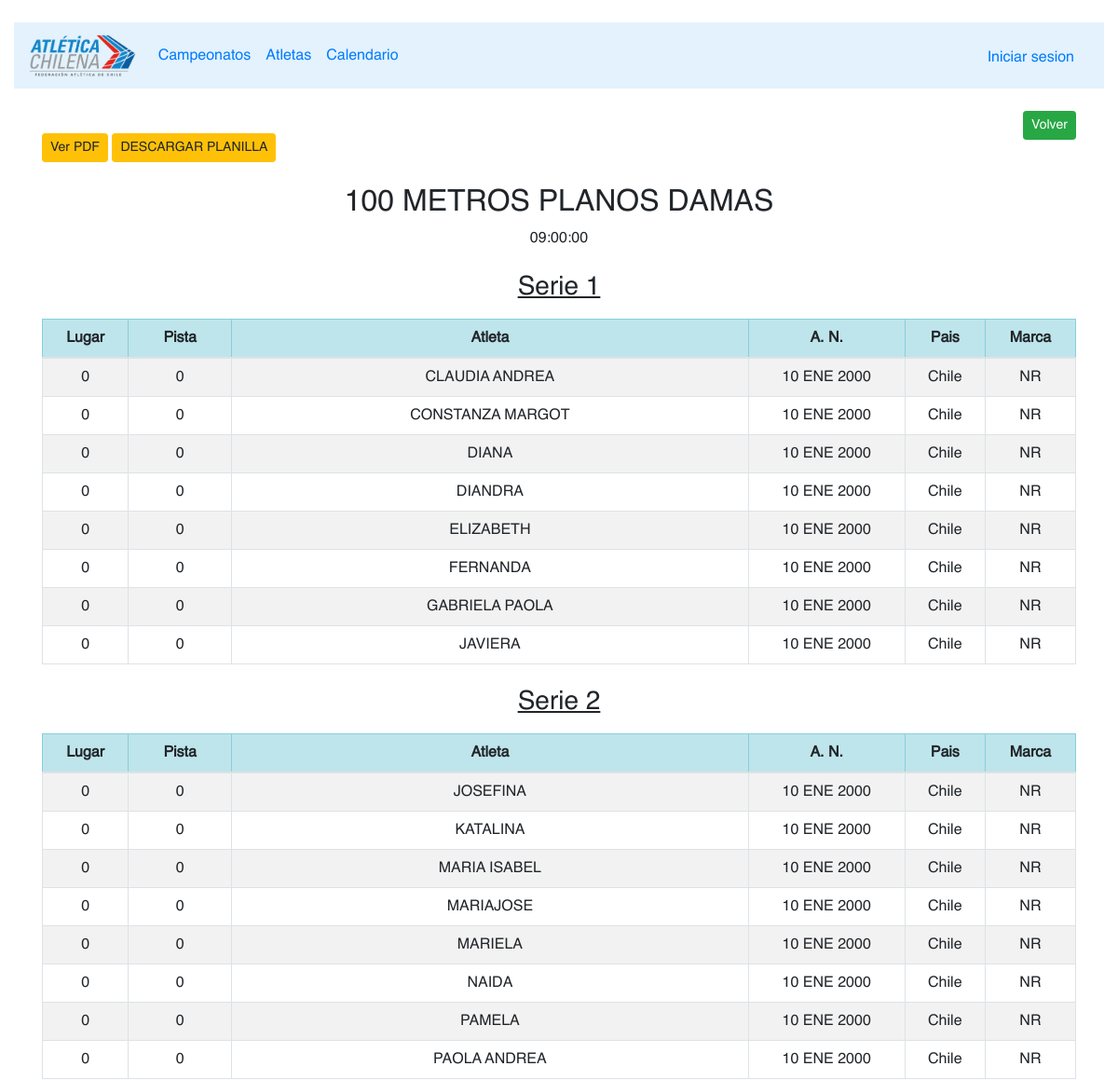
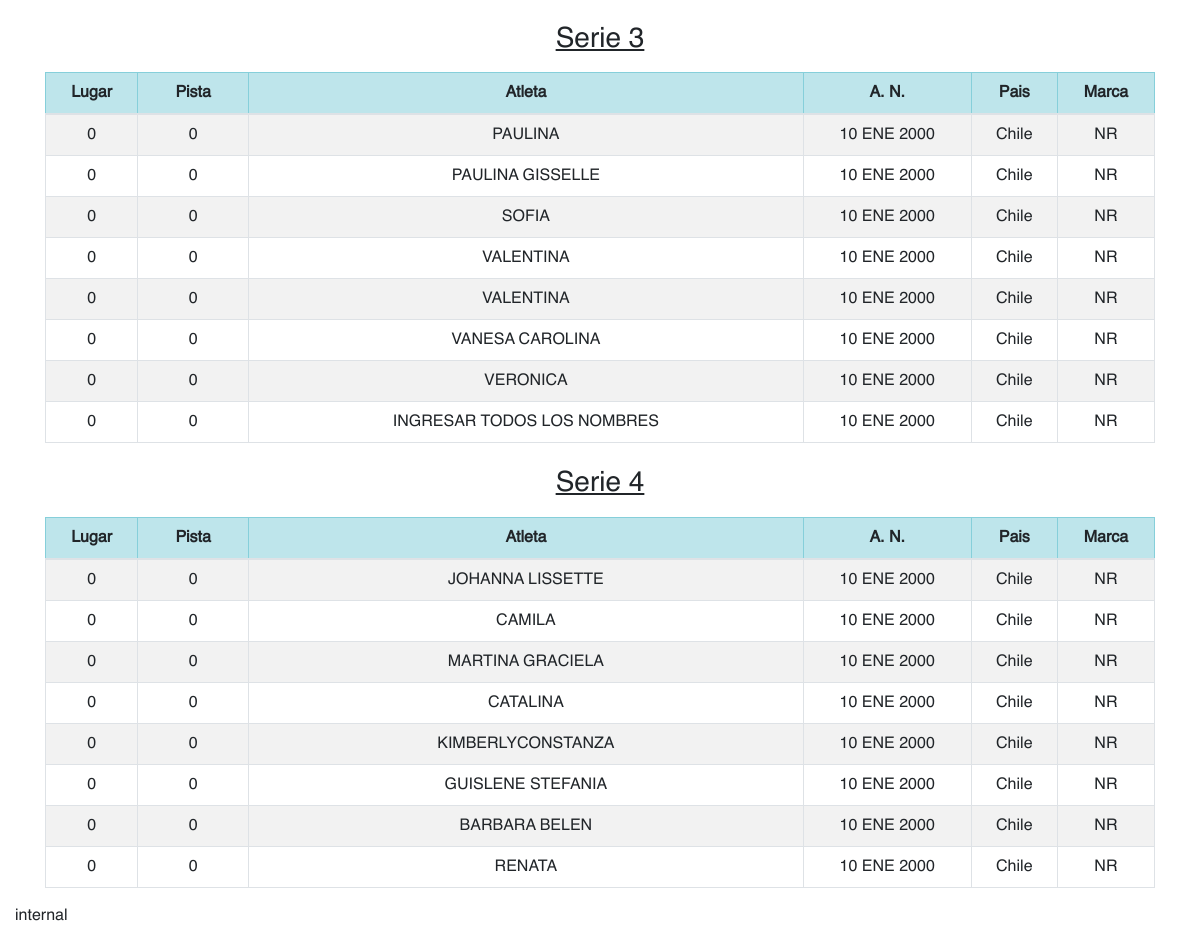
Page /competition/results/1 (signed in) on the committed database (2 pictures, top to bottom).
### apps/competitions/models.py (models this page shows, shortened)
class competitions(models.Model):
    eventId = models.ForeignKey(events,null=False,blank=False,on_delete=models.CASCADE)
    stageId = models.ForeignKey(stages,null=False,blank=False,on_delete=models.CASCADE)
    round = models.IntegerField(choices=ROUND_CHOICES,null=False,blank=False,default=1)
    initDate = models.CharField(max_length=200,null=False,blank=False,default='08:00')
    gender = models.IntegerField(choices=GENDER_CHOICES,null=False,blank=False,default=0)
    comb= models.CharField(max_length=200,null=False,blank=False,default='NO')
    def get_gender(self):
        return GENDER_CHOICES[self.gender][1]
    def name(self):
        return "%s %s"%(self.eventId.name(),self.get_gender())
    def type(self):
        return self.eventId.eventType

class events(models.Model):
    eventName = models.CharField(max_length=200,null=False,blank=False,default='EVENTO ..')
    eventType = models.IntegerField(choices=EVENT_TYPE_CHOICES,null=False,blank=False,default=1)
    def name(self):
        return self.eventName

class asbtractHeats(models.Model):
    competitionId = models.ForeignKey(competitions,related_name="%(class)s",null=False,blank=False,on_delete=models.CASCADE)
    numberHeat = models.IntegerField()
    observation = models.CharField(max_length=200,default='S/O')
    class Meta:
        abstract = True

class speedHeats(asbtractHeats):
    def serie(self):
        return "Serie %s"%(self.numberHeat)

class abstractAssignments(models.Model):
    athleteId = models.ForeignKey(athletes,related_name='relatedAthle',null=False,blank=False,on_delete=models.CASCADE)
    personalBest = models.CharField(max_length=200,default='NPB')
    result = models.CharField(max_length=200,default='NR')
    place = models.IntegerField(default=0)

class speedAssignments(abstractAssignments):
    heatId = models.ForeignKey(speedHeats,related_name='asign',null=False,blank=False,on_delete=models.CASCADE)
    line = models.IntegerField(default=0)
    def athlete(self):
        return self.athleteId.name()

class abstractAssignments(models.Model):
    athleteId = models.ForeignKey(athletes,related_name='relatedAthle',null=False,blank=False,on_delete=models.CASCADE)
    personalBest = models.CharField(max_length=200,default='NPB')
    result = models.CharField(max_length=200,default='NR')
    place = models.IntegerField(default=0)

### apps/athletes/models.py (models this page shows, shortened)
class athletes(models.Model):
    athleteName = models.CharField(max_length=200,null=False,blank=False,default='Nombre')
    athleteSurname = models.CharField(max_length=200,null=False,blank=False,default='Apellido')
    dni = models.CharField(max_length=200,null=False,blank=False,default='0.0.0-0')
    gender = models.IntegerField(choices=GENDER_CHOICES,null=False,blank=False,default=1)
    def name(self):
        return self.athleteName

### apps/competitions/views.py (the view)
# urls.py: path('results/<int:cp_id>', views.results_view,name='results_view'),
def results_view(request,cp_id):
    if Qlog_user(request.user):
        return internal_RV(request,cp_id)
    else:
        return external_RV(request,cp_id)

### apps/competitions/models.py (called while the page is built)
    @staticmethod
    def get_competition(id):
        competition = competitions.objects.get(id=id)
        return competition

    @staticmethod
    def get_heats(cid,Type):
        heats = {1:speedHeats,2:mdHeats,3:jumpHeats,5:throwHeats}
        try:
            heat_class = heats[Type]
            heats_list = list(heat_class.objects.filter(competitionId=cid))
            total_data = []
            for data in heats_list:
                aux_dict = {'heat':data,'assign':list(data.asign.all())}
                total_data.append(aux_dict)
            return total_data
        except Exception as e:
            print("error buscando los heats",e)

### apps/competitions/views.py (called while the page is built)
@login_required(login_url='/')
def internal_RV(request,cp_id):
    templates = {1:'Internal/competition/iResultsSP.html',2:'Internal/competition/iResultsMD.html',
                3:'Internal/competition/iResultsJP.html',4:'Internal/competition/iResultsPV.html',5:'Internal/competition/iResultsTW.html'}
    competition = CI.get_competition(cp_id)
    ctype = competition.type()
    heats = CI.get_heats(cp_id,ctype)
    return render(request,templates[ctype],{'id':cp_id,'competition':competition,'heats_data':heats})

### base/utils.py (called while the page is built)
def Qlog_user(user):
    if user == AnonymousUser():
        return False
    else:
        return True

### templates/Internal/competition/iResultsSP.html (shortened to what this page needs)
{% extends 'Internal/ibase.html' %}
{% load static %}
{% block content %}
<div class="container-fluid mt-4">
    {% if competition %}
    <div class="container mb-4">
        <a type="button" class="btn btn-sm btn-warning mt-4 mb-4" href="{% url 'prueba3' competition.id %}">Ver PDF</a>
        <a type="button" class="btn btn-sm btn-warning mt-4 mb-4" href="{% url 'prueba3' competition.id %}" download="{{competition.name}} Series">DESCARGAR PLANILLA</a>
        <a type="button" class="btn btn-sm btn-success float-right" href="{% url 'principal_view' %}">Volver</a>
        <h2 class="text-center">{{competition.name}}</h2>
        <p class="text-center">{{competition.initDate}}</p>
    </div>
        {% if heats_data %}
        <div class="container">
            {% for heat in heats_data %}
                <h3 class="text-center mt-4 mb-3"><u>{{heat.heat.serie}}</u></h4>
                <table class="table table-striped table-bordered" >
                    <thead class="table-info">
                        <tr>
                            <th class="text-center">Lugar</th>
                            <th class="text-center" style="width: 10%;">Pista</th>
                            <th class="text-center" style="width: 50%;">Atleta</th>
                            <th class="text-center" >A. N.</th>
                            <th class="text-center" >Pais</th>
                            <th class="text-center">Marca</th>
                        </tr>
                    </thead>
                    <tbody>
                        {% for atle in heat.assign %}
                        <tr>
                            <td class="text-center">0</td>
                            <td class="text-center">{{atle.line}}</td>
                            <td class="text-center">{{atle.athlete}}</td>
                            <td class="text-center">10 ENE 2000</td>
                            <td class="text-center">Chile</td>
                            <td class="text-center" id="result{{atle.id}}" onclick="result(this)">{{atle.result}}</td>
                        </tr>
                        {% endfor %}
                    </tbody>
                </table>
            {% endfor %}
        </div>
        {% else %}
            <h3 class="text-center">No hay series registradas hasta el momento.</h3>
        {% endif %}
    {% else %}
        <h1 class="text-center">Error</h1>
    {% endif %}
</div>
{% endblock %}

### templates/Internal/iBase.html (style rules this page uses)
.hola { font-family: 'Helvetica'; }

### rows in the picture
competitions: name "100 METROS PLANOS DAMAS", initDate "09:00:00"
speedHeats: heat.serie "Serie 1"
speedAssignments: line "0", athlete "CLAUDIA ANDREA", result "NR"
speedAssignments: line "0", athlete "CONSTANZA MARGOT", result "NR"
speedAssignments: line "0", athlete "DIANA", result "NR"
speedAssignments: line "0", athlete "DIANDRA", result "NR"
speedAssignments: line "0", athlete "ELIZABETH", result "NR"
speedAssignments: line "0", athlete "FERNANDA", result "NR"
speedAssignments: line "0", athlete "GABRIELA PAOLA", result "NR"
speedAssignments: line "0", athlete "JAVIERA", result "NR"
speedHeats: heat.serie "Serie 2"
speedAssignments: line "0", athlete "JOSEFINA", result "NR"
speedAssignments: line "0", athlete "KATALINA", result "NR"
speedAssignments: line "0", athlete "MARIA ISABEL", result "NR"
speedAssignments: line "0", athlete "MARIAJOSE", result "NR"
speedAssignments: line "0", athlete "MARIELA", result "NR"
speedAssignments: line "0", athlete "NAIDA", result "NR"
speedAssignments: line "0", athlete "PAMELA", result "NR"
speedAssignments: line "0", athlete "PAOLA ANDREA", result "NR"
speedHeats: heat.serie "Serie 3"
speedAssignments: line "0", athlete "PAULINA", result "NR"
speedAssignments: line "0", athlete "PAULINA GISSELLE", result "NR"
speedAssignments: line "0", athlete "SOFIA", result "NR"
speedAssignments: line "0", athlete "VALENTINA", result "NR"
speedAssignments: line "0", athlete "VALENTINA", result "NR"
speedAssignments: line "0", athlete "VANESA CAROLINA", result "NR"
speedAssignments: line "0", athlete "VERONICA", result "NR"
speedAssignments: line "0", athlete "INGRESAR TODOS LOS NOMBRES", result "NR"
speedHeats: heat.serie "Serie 4"
speedAssignments: line "0", athlete "JOHANNA LISSETTE", result "NR"
speedAssignments: line "0", athlete "CAMILA", result "NR"
speedAssignments: line "0", athlete "MARTINA GRACIELA", result "NR"
speedAssignments: line "0", athlete "CATALINA", result "NR"
speedAssignments: line "0", athlete "KIMBERLYCONSTANZA", result "NR"
speedAssignments: line "0", athlete "GUISLENE STEFANIA", result "NR"
speedAssignments: line "0", athlete "BARBARA BELEN", result "NR"
speedAssignments: line "0", athlete "RENATA", result "NR"
